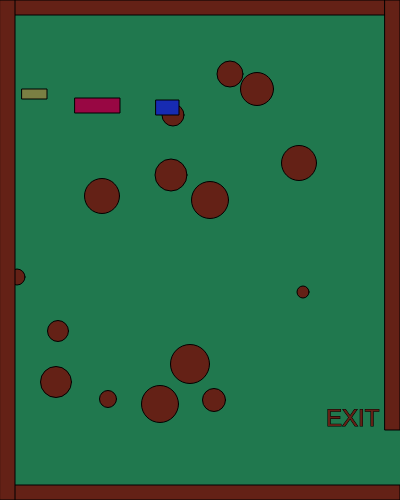
Frame 1 (no input)
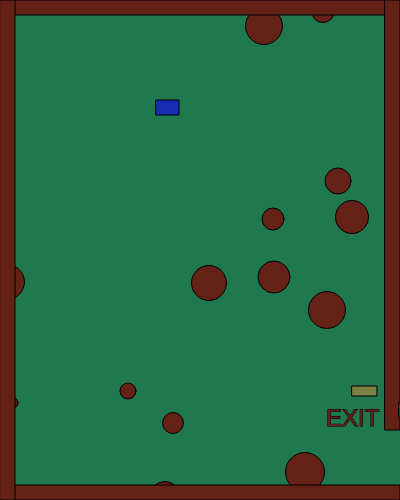
Frame 60 (no input)
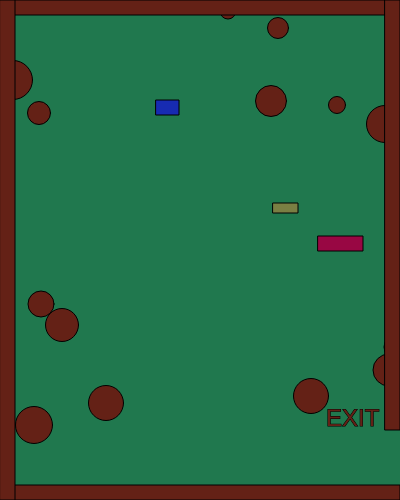
Frame 120 (the mouse pressed at the canvas centre since frame 60)

The p5.js sketch that drew these frames (run headless with seeded random() and noise() and a simulated clock; from frame 60 on, the mouse is pressed at the canvas centre):

// p5.js sketch
// ── sketch.js
 //Variables for my Character
 var characterX=156;
 var characterY=100;
 //Variables for WASD
 var w=87;
 var a=65;
 var s=83;
 var d=68;
 //Variables for Obstacle 1
 var rectX=75;
 var rectY=98;
 var rectXSpeed;
 var rectYSpeed;
 //Variables for Obstacle 2
 var rectX2=22;
 var rectY2=89;
 var rectX2Speed;
 var rectY2Speed;
 //Clicked Shape
 var mouseCircleX;
 var mouseCircleY;
 //Random Shapes
var rectXs=[];
var rectYs=[];
var rectXsSpeed=[];
var rectYsSpeed=[];
var diameters=[];

 function setup() {
  createCanvas(400, 500);
  for(var i=0;i<15;i++){
    rectXsSpeed[i]=Math.floor(Math.random()*(Math.floor(Math.random()*6))+1);
    rectYsSpeed[i]=Math.floor(Math.random()*(Math.floor(Math.random()*6))+1);
    rectXs[i]=getRandomNumber(300);
    rectYs[i]=getRandomNumber(400);
    diameters[i]=getRandomNumber(30);
    

  }
  rectXSpeed=Math.floor(Math.random()*(Math.floor(Math.random()*8))+4);
  rectYSpeed=Math.floor(Math.random()*(Math.floor(Math.random()*8))+4);
  createCharacter(156,100);
  createObstacle1(75,98);
  createObstacle2(22,89);
}

function draw() {
  background(32,120,78);
  stroke(0);
  fill(0);
  //Random Shape
  for(var i=0;i<rectXs.length;i++){
    fill(100,33,22);
    circle(rectXs[i],rectYs[i],diameters[i]);
    rectXsSpeed[i]=Math.floor(Math.random()*(Math.floor(Math.random()*6))+1);
    rectYsSpeed[i]=Math.floor(Math.random()*(Math.floor(Math.random()*6))+1);
    rectXs[i]+=rectXsSpeed[i];
rectYs[i]+=rectYsSpeed[i];
if(rectXs[i]>width){
  rectXs[i]=0;
}
if(rectXs[i]<0){
  rectXs[i]=width;
}
if(rectYs[i]>height){
  rectYs[i]=0;
}
if(rectYs[i]<0){
  rectYs[i]=height;
}
  }



  //borders
  createBorders(15);
  //exit
createExit(24,74);
  //Character
 drawCharacter();
characterMovement();
  //Obstacle 1
drawObstacle1();
obstacle1();
//Obstacle 2
drawObstacle2();
obstacle2();
  //left Exit
exit(74);
    //Mouse Shape


  

}
function createBorders(thickness)
{
  rect(0,0,width,thickness);
  rect(0,height-thickness,width,thickness);
  rect(width-thickness,0,thickness,height-70);
  rect(0,0,thickness,height);
}
function createExit(textsize,exit)
{
  textSize(textsize);
  text("EXIT", width-exit, height-exit);
}
function createCharacter(x,y)
{
  characterX=x
  characterY=y
}
function drawCharacter()
{
  fill(23,43,178);
  rect(characterX,characterY,23,15);
}
function characterMovement()
{
  if(keyIsDown(w))
  {characterY -= 17;}
  if(keyIsDown(s))
  {characterY += 17;}
  if(keyIsDown(a))
  {characterX -= 17;}
  if(keyIsDown(d))
  {characterX += 17;}
}
function createObstacle1(x,y)
{
  rectX=x
  rectY=y
}
function drawObstacle1()
{
  fill(152,7,67);
  rect(rectX,rectY,45,15);
}
function obstacle1()
{
  rectXSpeed=Math.floor(Math.random()*(Math.floor(Math.random()*8))+4);
  rectYSpeed=Math.floor(Math.random()*(Math.floor(Math.random()*8))+4);
  rectX+=rectXSpeed;
  rectY+=rectYSpeed;
  if(rectX>width)
  {rectX=0;}
  if(rectX<0)
  {rectX=width;}
  if(rectY>height)
  {rectY=0;}
  if(rectY<0)
  {rectY=height;}
}
function createObstacle2(x,y)
{
  rectX2=x
  rectY2=y
}
function drawObstacle2()
{
  fill(122,127,67);
  rect(rectX2,rectY2,25,10);
}
function obstacle2()
{
  rectX2Speed=Math.floor(Math.random()*(Math.floor(Math.random()*8))+4);
  rectY2Speed=Math.floor(Math.random()*(Math.floor(Math.random()*8))+4);
  rectX2+=rectX2Speed;
  rectY2+=rectY2Speed;
  if(rectX2>width)
  {rectX2=0;}
  if(rectX2<0)
  {rectX2=width;}
  if(rectY2>height)
  {rectY2=0;}
  if(rectY2<0)
  {rectY2=height;}
}
function exit(placement)
{
  if(characterX>width&&characterY>width-placement)
  {fill(133,77,188);
    stroke(8);
    textSize(50);
    text("YOU WIN!!",width/2-placement,height/2-placement); 
  }

}
function getRandomNumber(number){
  return Math.floor(Math.random()*number)+10;
}
